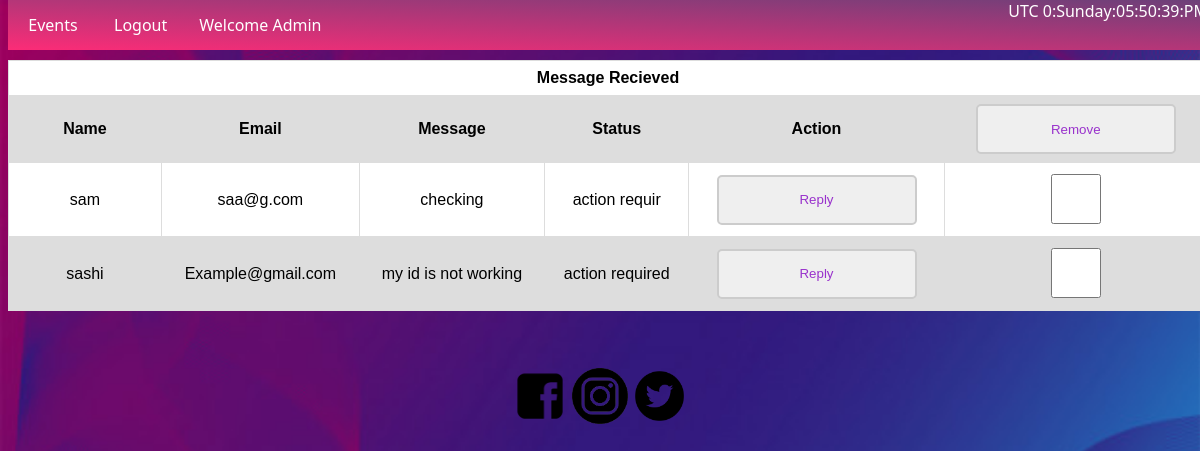
/Registration&Login/Admin/adminportal.php (signed in), run on the app's committed database.
### tables this page shows
CREATE TABLE IF NOT EXISTS `messages` (
  `ID` int(11) NOT NULL,
  `name` varchar(50) NOT NULL,
  `email` varchar(22) NOT NULL,
  `sub` varchar(50) NOT NULL,
  `message` varchar(300) NOT NULL,
  `status` varchar(15) NOT NULL DEFAULT 'Action Required'
);

### Registration&Login/Admin/adminportal.php (the view, shortened to what this page needs)
<!DOCTYPE html>
<html>
<head>
    <link rel="stylesheet" type="text/css" href="css/main.css?ver=<?php echo rand(111,999)?>">
    <link rel="stylesheet" type="text/css" href="css/table.css?ver=<?php echo rand(111,999)?>">
    <?php include 'php/messages.php';?>
</head>
<body>
    <div>
        <div class="fixed">
            <div class="navbar">
                <div class="dropdown">
                    <button class="dropbtn">Events
                    </button>
                </div>
                <a href="http://localhost/CarDealer/Registration&Login/Login/logout.php">Logout </a>
                <a href="Registration&Login/Login/index.php">Welcome <?php echo $_SESSION['name']?></a>
                <div class="date" id="datetime"></div>
            </div>
        </div>
    </div>
    <table>
        <th colspan='6' ; style="width: 100%;">Message Recieved</th>
        <tr>
            <th> Name</th>
            <th>Email</th>
            <th>Message</th>
            <th>Status</th>
            <th>Action</th>
            <th>
                <form method="post" action="php/removeMessage.php">
                    <input type="submit" id="remove" name="remove" value="Remove" />
            </th>
        </tr>
        <?php
            while($messageTable=$result->fetch_assoc())
                {
             ?>
        <tr>
            <td style="height: 10px; width:130px">
                <?php echo $messageTable['name'] ?>
            </td>
            <td><?php echo $messageTable['email'] ?>
            </td>
            <td><?php echo $messageTable['message'] ?>
            </td>
            <td><?php echo $messageTable['status'] ?>
            </td>
            <td>
                <input type="button" value="Reply" onclick=" reply(<?php echo $messageTable['ID'] ?>);" />
            </td>
            <td class=" checkbox">
                <input name="check[]" type="checkbox" value="<?php echo $messageTable['ID']; ?>">
            </td>
        </tr>
        <?php
                }
             ?>
    </table>
    <br>
</body>
<footer>
    <a href=" https://www.fb.com"><img class=" sociallogo"
            src="http://localhost/carDealer/Home/homeimage/fblogo.png"></a>
    <a href="https://www.instagram.com"><img class="sociallogo"
            src="http://localhost/carDealer/Home/homeimage/instalogo.png"></a>
    <a href="https://www.twitter.com"><img class="sociallogo"
            src="http://localhost/carDealer/Home/homeimage/twitterlogo.png"></a>
</footer>
</html>

### Registration&Login/Admin/php/messages.php (shortened to what this page needs)
<!DOCTYPE html>
<html>
<head>
    <link rel="stylesheet" type="text/css" href="css/main.css">
    <?php include '../../Home/php/contact.php';?>
</head>
<body>
    <?php
 $dbhost = "127.0.0.1:3308";
 $dbuser = "root";
 $dbpass = "password";
 $conn = new mysqli($dbhost, $dbuser, $dbpass,"cardealer") or die("Connect failed: %s\n". $conn -> error);
 $query = "SELECT * FROM messages";
 mysqli_select_db($conn,'events');
 $result = mysqli_query(  $conn,$query );
?>
</body>
</html>

### Registration&Login/Admin/css/main.css (style rules this page uses)
* { box-sizing: border-box; }
body { font-family: "Segoe UI", Tahoma, Geneva, Verdana, sans-serif; background-color: black; background-image: url(../homeimage/background.jpg); background-repeat: no-repeat; background-attachment: fixed; width: 100%; min-width: 100%; min-height: 500px; background-size: cover; }
.navbar { background: -webkit-gradient(linear, left bottom, right top, from(#fc2c77), to(#6c4079)); background: -webkit-linear-gradient(bottom left, #fc2c77 0%, #6c4079 100%); background: -moz-linear-gradient(bottom left, #fc2c77 0%, #6c4079 100%); background: -o-linear-gradient(bottom left, #fc2c77 0%, #6c4079 100%); background: linear-gradient(to top right, #fc2c77 0%, #6c4079 100%); overflow: hidden; background-color: #333; }
.fixed { position: fixed; top: 0; width: 100%; }
.fixed .date { float: right; color: white; }
.navbar a { float: left; font-size: 16px; color: white; text-align: center; padding: 14px 16px; text-decoration: none; }
.dropdown { float: left; overflow: hidden; }
.dropdown .dropbtn { font-size: 16px; border: none; outline: none; color: white; padding: 14px 16px; background-color: inherit; font-family: inherit; margin: 0; }
a { text-decoration: none; color: white; }
.sociallogo { width: 8%; height: 8%; }
input { align-items: center; border: 2px solid #ccc; border-radius: 5px; padding: 5px; outline: none; height: 50px; width: 200px; color: darkorchid; }
Button { align-items: center; border-radius: 5px; height: 35px; width: 90px; transition: all 0.5s; background-color: darkorchid; }
footer { margin-top: 35px; margin-left: 42%; }

### Registration&Login/Admin/css/table.css (style rules this page uses)
table { margin-top: 60px; font-family: arial, sans-serif; border-collapse: collapse; width: 100%; }
td, th { height: 15px; text-align: center; border: 1px solid #dddddd; padding: 8px; }
tr:nth-child(even) { background-color: #dddddd; }
tr:nth-child(odd) { background-color: white; }

### data on the page
messages: name "sam", email "saa@g.com", message "checking", status "action requir"
messages: name "sashi", email "Example@gmail.com", message "my id is not working", status "action required"

### other printed values
$_SESSION['name'] "Admin"
